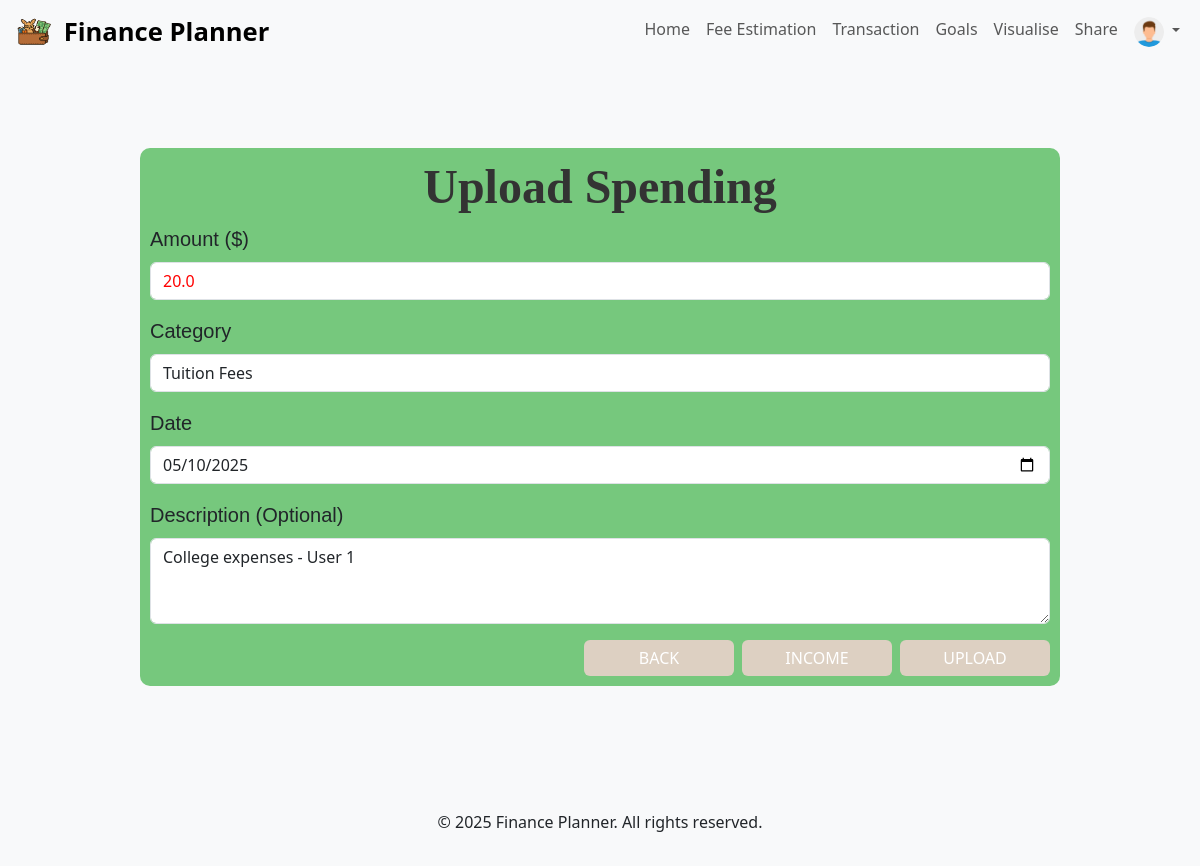
/upload?spending_id=10 (signed in), run on the app's committed database.
### app/models/spending.py (models this page shows, shortened)
class Spending(db.Model):
    __tablename__ = "spendings"
    id = db.Column(db.Integer, primary_key=True)
    user_id = db.Column(db.Integer, db.ForeignKey("users.id"), nullable=False)
    amount = db.Column(db.Float, nullable=False)
    date = db.Column(db.DateTime, nullable=False)
    description = db.Column(db.String(200))
    category_id = db.Column(db.Integer, db.ForeignKey("categories.id"), nullable=False)

### app/models/categories.py (models this page shows, shortened)
class Category(db.Model):
    __tablename__ = "categories"
    id = db.Column(db.Integer, primary_key=True)
    category = db.Column(db.String(50), nullable=False, unique=True)
    budget_simple = db.Column(db.Float, nullable=False)
    budget_quality = db.Column(db.Float, nullable=False)
    budget_luxury = db.Column(db.Float, nullable=False)
    icon = db.Column(db.String(100), nullable=True)  # Optional image URL
    spendings = db.relationship("Spending", backref="category", lazy=True)

### app/routes/upload.py (the view, shortened to what this page needs)
@bp.route("/upload", methods=["GET", "POST"])
@login_required
def upload():
    spending_id = request.args.get("spending_id", type=int)  # Get spending_id from query parameters
    form = UploadSpendingForm()
    if spending_id:  # If editing an existing spending record
        spending = Spending.query.get_or_404(spending_id)
        if spending.user_id != current_user.id:
            flash("You do not have permission to edit this spending.", "danger")
            return redirect(url_for("trans.transaction"))
        if request.method == "GET":  # Populate the form with the existing spending data
            form.amount.data = spending.amount
            form.category.data = spending.category.category  # Use the category name
            form.date.data = spending.date
            form.description.data = spending.description
    return render_template("upload.html", form=form)

### app/templates/upload.html (shortened to what this page needs)
{% extends "base.html" %}
{% block content %}
<div class="row justify-content-center" style="padding: 0px;">
    <div class="col-md-10" style="border-radius: 10px; padding: 10px; margin: 0px; background-color: #76c87d;">
        <h2 class="text-center header_font" style="font-size: 3rem;">Upload Spending</h2>
        <form method="POST" action="{{ url_for('upload.upload', spending_id=request.args.get('spending_id')) }}">
            <div class="mb-3">
                {{ form.amount.label(class="form-label text_font", style="font-size: 2.5vh;") }}
                {{ form.amount(style="color:red;", class="form-control") }}
            </div>
            <div class="mb-3">
                {{ form.category.label(class="form-label text_font", style="font-size: 2.5vh;") }}
                {{ form.category(class="form-control") }}
            </div>
            <div class="mb-3">
                {{ form.date.label(class="form-label text_font", style="font-size: 2.5vh;") }}
                {{ form.date(class="form-control") }}
            </div>
            <div class="mb-3">
                {{ form.description.label(class="form-label text_font", style="font-size: 2.5vh;") }}
                {{ form.description(class="form-control") }}
            </div>
            <div class="d-flex justify-content-end">
                <a href="{{ url_for('trans.transaction') }}" type="button" class="btn btn-primary me-2"
                   style="background-color: #ddd0c2; border: #ddd0c2; width: 150px; text-align: center;" id="back_transaction_spending">BACK</a>
                <a href="{{ url_for('income.income') }}" type="button" class="btn btn-primary me-2"
                   style="background-color: #ddd0c2; border: #ddd0c2; width: 150px; text-align: center;" id="switch_income">INCOME</a>
                {{ form.submit }}
            </div>
        </form>
    </div>
</div>
{% endblock %}

### app/static/css/estimation.css (style rules this page uses)
h2 { font-weight: bold; color: #333; }

### app/static/css/style.css (style rules this page uses)
.header_font { font-family: Georgia, 'Times New Roman', Times, serif; font-size: 1.5rem; }
.text_font { font-family: Verdana, Geneva, Tahoma, sans-serif; font-size: 0.75rem; }
body { background-color: #f8f9fa; }

### data on the page
Spending: amount "20.0", date "05/10/2025", description "College expenses - User 1"
Category: category "Tuition Fees"
